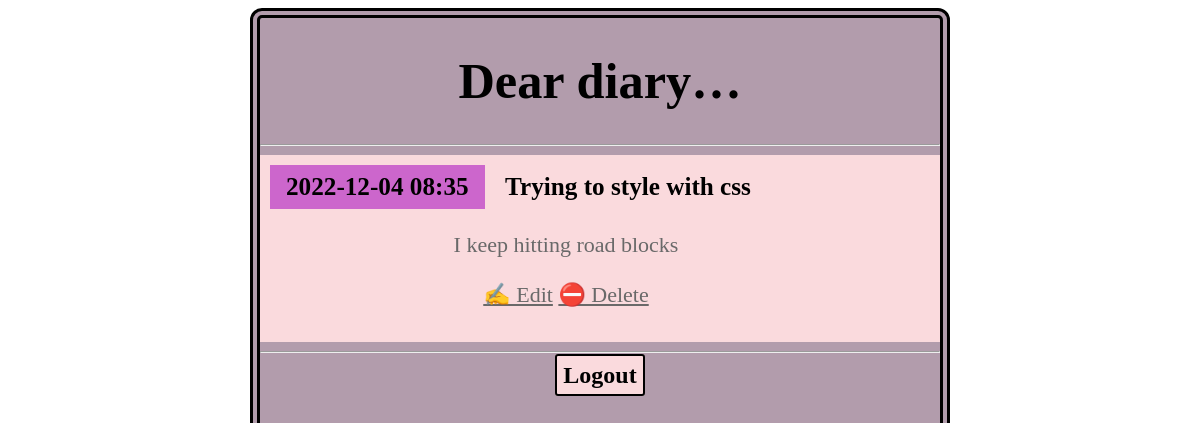
Screenshot of /entry/3 (signed in) with the database file from the repository.
### entries/models.py (models this page shows, shortened)
class Entry(models.Model):
    title = models.CharField(max_length=200)
    content = models.TextField()
    date_created = models.DateTimeField(default=timezone.now)
    class Meta:
        verbose_name_plural = "Entries"

### entries/views.py (the view)
class EntryDetailView(LockedView, DetailView):
  model = Entry

### entries/templates/entries/entry_detail.html
{% extends "entries/base.html" %}
{% block content %}
  <article>
    <h2>{{ entry.date_created|date:'Y-m-d H:i' }}</h2>
    <h3>{{ entry.title }}</h3>
    <p>{{ entry.content }}</p>
  </article>
  <p>
      <a href="{% url 'entry-update' entry.id %}">✍️ Edit</a>
      <a href="{% url 'entry-delete' entry.id %}">⛔ Delete</a>
  </p>
{% endblock %}

### entries/static/css/diary.css (style rules this page uses)
* { box-sizing: border-box; }
body { font-family: "Times New Roman", Times, serif; font-size: 18px; }
a { color: inherit; }
h2, h3 { font-size: 1.4em; margin: 0; display: inline-block; padding: 0.5rem 1rem; vertical-align: top; }
h2 { background-color: #cc66cc; }
article { margin-bottom: 0.5rem; }
p { text-align: center; font-size: 22px; padding-left: 1rem; line-height: 1.3em; max-width: 36rem; color: dimgray; }

### rows the page displays
Entry: date_created "2022-12-04 08:35", title "Trying to style with css", content "I keep hitting road blocks"
